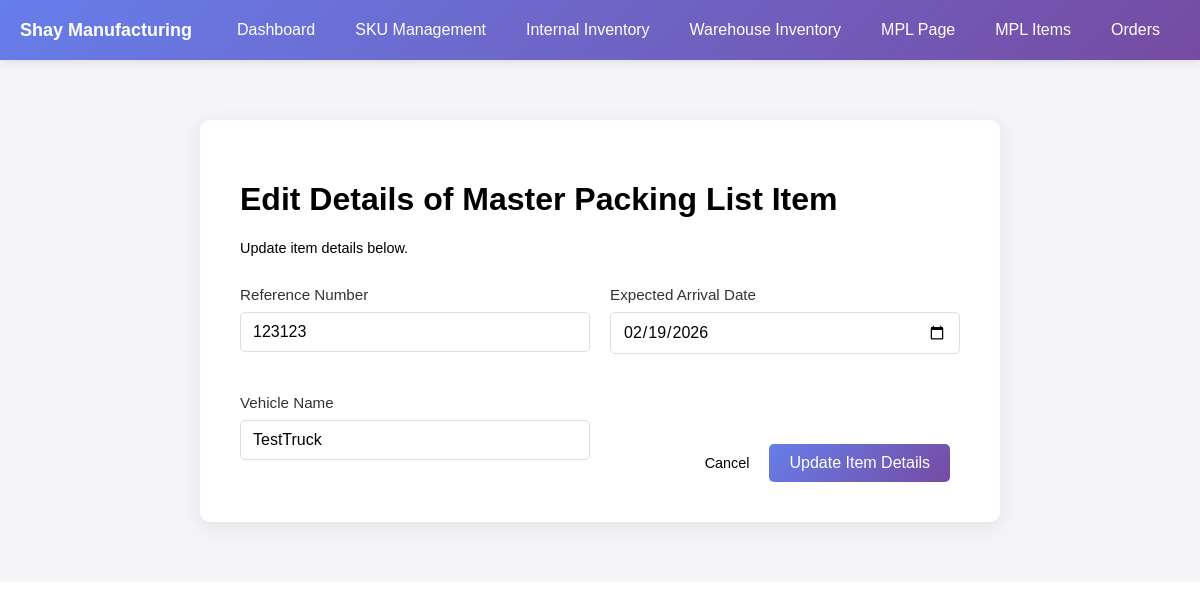
The page /APIs/mpl-update.php on the database its author committed.
### tables this page shows
CREATE TABLE `mpl_shipping_list` (
  `id` int(100) NOT NULL,
  `item_id` int(100) DEFAULT NULL,
  `reference_numb` int(100) DEFAULT NULL,
  `ship_date` date DEFAULT NULL,
  `trailer_name` text,
  `status` text
);

### APIs/mpl-update.php (the view, shortened to what this page needs)
<?php
    require_once('../library/cms_alt.php');
?>
<!DOCTYPE html>
<html lang="en">
<head>
    <link rel="stylesheet" href="../css/stylesheet.css">
    <link rel="stylesheet" href="../css/nav.css">
    <link rel="stylesheet" href="../css/normalize.css">
</head>
<body>
    <?php include('../header_alt.php'); ?>
    <div class="dashboard-container">
        <div class="form-card-centered">
            <h1>Edit Details of Master Packing List Item</h1>
            <p class="form-instruction">Update item details below.</p>
            <?php
                $id = intval($_GET['id']);
                $result = mysqli_query($connection, "SELECT * FROM mpl_shipping_list mplship
                                                                    INNER JOIN inventory_item_info iii ON mplship.item_id = iii.inventory_id");
                $row = mysqli_fetch_assoc($result);
            ?>
    <form action="../library/cms_alt.php?id=<?php echo $id; ?>" method="POST" class="styled-form">
        <div class="form-grid">
            <div class="form-group">
                <label for="ref_numb">Reference Number</label>
                <input type="number" name="ref_numb" value="<?php echo htmlspecialchars($row['reference_numb']) ?? ''; ?>" required>
            </div>
            <div  class="form-group">
                <label for="ship_date">Expected Arrival Date</label>
                <input type="date" name="ship_date" value="<?php echo htmlspecialchars($row['ship_date']) ?? ''; ?>" required>
            </div>
            <div class="form-group">
                <label for="truck">Vehicle Name</label>
                <input type="text" name="truck" value="<?php echo htmlspecialchars($row['trailer_name']) ?? ''; ?>" required>
            </div>
            <div class="form-footer-actions">
                <a href="../mpl_items.php" class="cancel-link">Cancel</a>
                <button type="submit" name="update_mpl_btn" class="btn">Update Item Details</button>
            </div>
    </form>
</body>
</html>

### css/stylesheet.css (style rules this page uses)
* { margin: 0; padding: 0; box-sizing: border-box; }
body { font-family: -apple-system, BlinkMacSystemFont, "Segoe UI", Roboto, Oxygen, Ubuntu, Cantarell, sans-serif; min-height: 100vh; justify-content: center; align-items: center; }
h1, h2 { margin-bottom: 1rem; }
.dashboard-container { padding: 20px; background-color: #f4f4f9; font-family: Arial, sans-serif; }
.btn { position: relative; display: inline-block; padding: 10px 20px; background: linear-gradient(135deg, #667eea 0%, #764ba2 100%); color: white; text-decoration: none; border-radius: 5px; margin-right: 10px; overflow: hidden; transition: all 0.3s ease; font-family: Arial, Helvetica, sans-serif; border: none; cursor: pointer; }
.btn::before { content: ''; position: absolute; top: 0; left: -100%; width: 50%; height: 100%; background: linear-gradient( to right, rgba(255, 255, 255, 0) 0%, rgba(255, 255, 255, 0.3) 50%, rgba(255, 255, 255, 0) 100% ); transform: skewX(-25deg); transition: none; }
.form-card-centered { background: white; padding: 40px; border-radius: 10px; box-shadow: 0 4px 20px rgba(0, 0, 0, 0.08); max-width: 800px; margin: 40px auto; }
.form-instruction { color: var(--text-muted); margin-bottom: 30px; font-size: 0.9rem; }
.form-grid { display: grid; grid-template-columns: 1fr 1fr; gap: 20px; }
.form-footer-actions { margin-top: 30px; display: flex; justify-content: flex-end; align-items: center; gap: 20px; border-top: 1px solid var(--border-color); padding-top: 20px; }
.cancel-link { color: var(--text-muted); text-decoration: none; font-size: 0.9rem; }
.form-group { margin-bottom: 20px; display: flex; flex-direction: column; }
.form-group label { margin-bottom: 8px; font-weight: 500; color: #333; font-size: 0.95rem; }
.form-group input { padding: 10px 12px; border: 1px solid #ddd; border-radius: 5px; font-size: 1rem; font-family: inherit; transition: border-color 0.3s ease, box-shadow 0.3s ease; }

### css/nav.css (style rules this page uses)
body { padding-top: 60px; }

### rows shown on the page
mpl_shipping_list: ref_numb "123123", ship_date "02/19/2026", truck "TestTruck"
